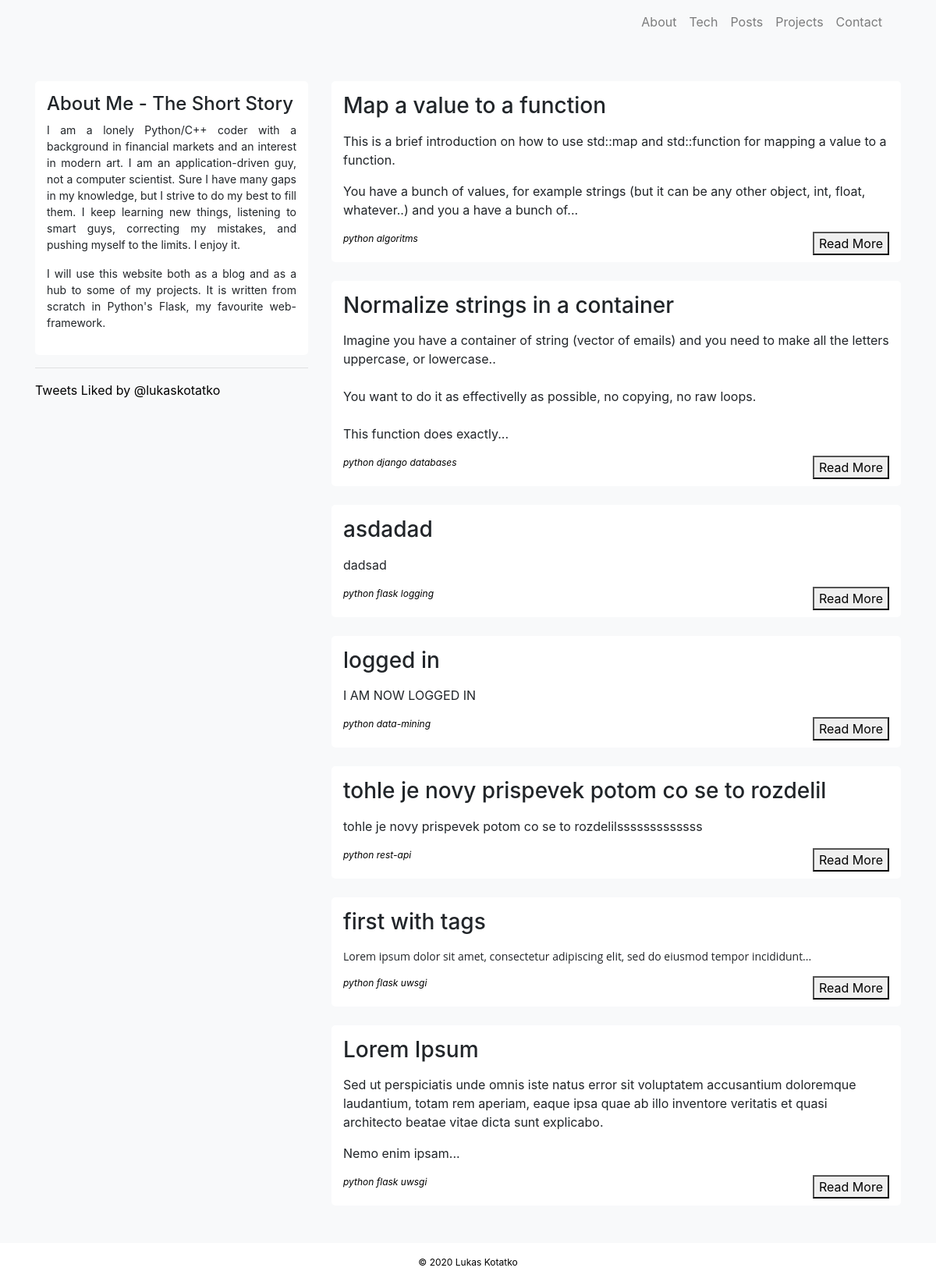
The page / on the database its author committed.
### application/models.py (models this page shows, shortened)
class PostModel(db.Model):
    __tablename__ = "posts"
    id = db.Column(db.Integer, primary_key=True)
    title = db.Column(db.String(128), unique=False, nullable=False)
    body = db.Column(db.Text, unique=False, nullable=False)
    tags = db.Column(db.Text, unique=False, nullable=True)
    time_posted = db.Column(db.DateTime, unique=False, nullable=False)

### application/routes.py (the view)
@app.route('/')
def index():
    posts = PostModel.query.all()
    return render_template("posts.html", posts=posts)

### application/templates/posts.html (shortened to what this page needs)
{% extends 'layout.html' %}
{% block content %}
<div class="row">
    <div class="container col-sm-4" style="text-align: justify">
        <div class="mycontainer">
            <h4>About Me - The Short Story</h4>
            <p class="about">I am a lonely Python/C++ coder with a background in financial markets and an interest in modern art. I am an application-driven guy, not a computer scientist. Sure I have many gaps in my knowledge, but I strive to do my best to fill them. I keep learning new things, listening to smart guys, correcting my mistakes, and pushing myself to the limits. I enjoy it.</p>
            <p class="about">I will use this website both as a blog and as a hub to some of my projects. It is written from scratch in Python's Flask, my favourite web-framework.</p>
        </div>
        <hr>
        <div>
            <a class="twitter-timeline" data-theme="light" href="https://twitter.com/lukaskotatko/likes?ref_src=twsrc%5Etfw">Tweets Liked by @lukaskotatko</a>
        </div>
    </div>
    <div class="container col-sm-8">
        {%+ for post in posts %}
            <article class="mycontainer">
                <h3>{{ post.title }}</h3>
                <p>{{ post.body | safe | truncate(250) }}</p>
                {%+ for tag in post.tags.split(",") %}
                {%+ if tag %}
                    <a href="#"><div class="float-left tags">{{+ tag }}&nbsp</div></a>
                <div class="float-right">
                    <a href="{{ url_for('post', post_id = post.id) }}"><button class="uk-button uk-button-small">Read More</button></a>
                </div>
                <br>
            </article>
            <br>
    </div>
</div>
{% endblock %}

### application/static/css/style.css (style rules this page uses)
html, body { background-color: #F8F9FA; }
a:link { color: black; }
.mycontainer { background-color: white; padding: 15px; border-radius: 5px; }
body { margin:0; padding:0; }
.about { font-size: 14px; }
.tags { text-align: left; font-size: 12px; font-style: italic; }

### rows shown on the page
PostModel: title "Map a value to a function", body "This is a brief introduction on how to use std::map and std::function for mapping a value to a function. You have a bunch of values, for example strings (but it can be any other object, int, float, whatever..) and you a have a bunch of...", tag "python" "algoritms"
PostModel: title "Normalize strings in a container", body "Imagine you have a container of string (vector of emails) and you need to make all the letters uppercase, or lowercase.. You want to do it as effectivelly as possible, no copying, no raw loops. This function does exactly...", tag "python" "django" "databases"
PostModel: title "asdadad", body "dadsad", tag "python" "flask" "logging"
PostModel: title "logged in", body "I AM NOW LOGGED IN", tag "python" "data-mining"
PostModel: title "tohle je novy prispevek potom co se to rozdelil", body "tohle je novy prispevek potom co se to rozdelilsssssssssssss", tag "python" "rest-api"
PostModel: title "first with tags", body "Lorem ipsum dolor sit amet, consectetur adipiscing elit, sed do eiusmod tempor incididunt...", tag "python" "flask" "uwsgi"
PostModel: title "Lorem Ipsum", body "Sed ut perspiciatis unde omnis iste natus error sit voluptatem accusantium doloremque laudantium, totam rem aperiam, eaque ipsa quae ab illo inventore veritatis et quasi architecto beatae vitae dicta sunt explicabo. Nemo enim ipsam...", tag "python" "flask" "uwsgi"
